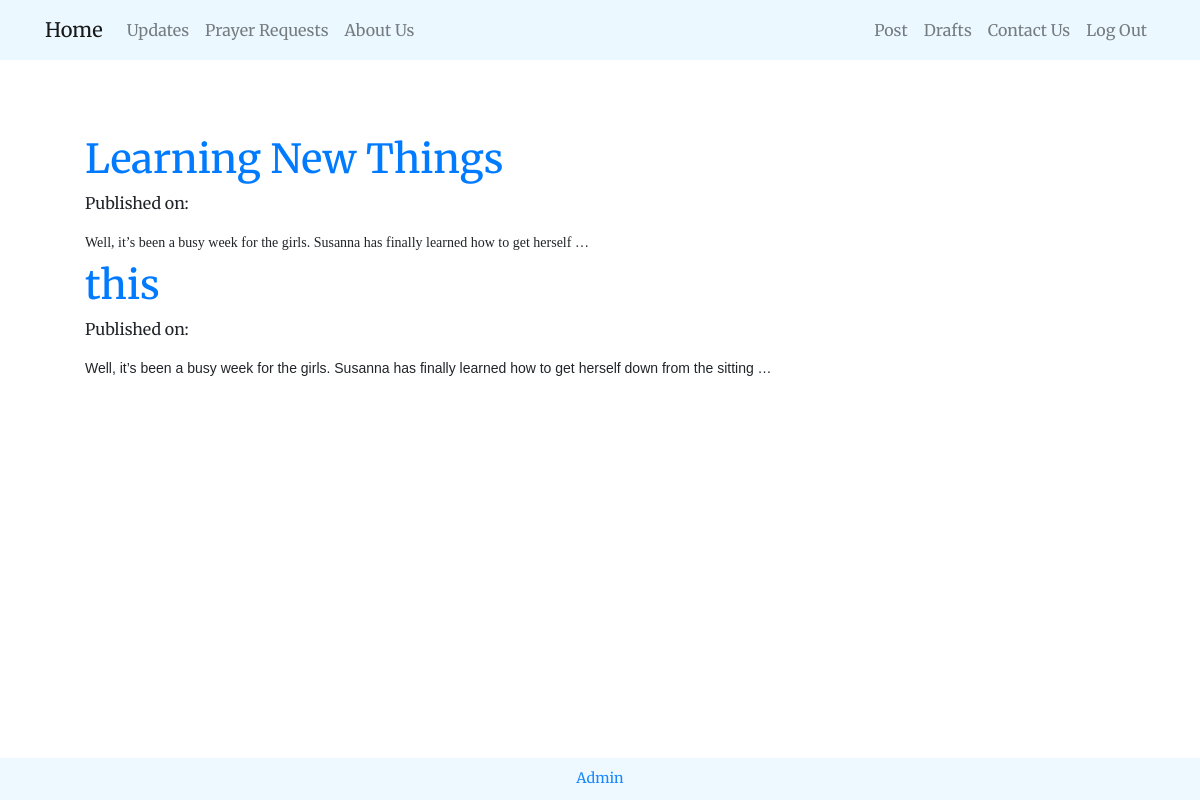
Page /update/drafts/ (signed in) on the committed database.
### updates/models.py (models this page shows, shortened)
class Post(models.Model):
    author = models.CharField(max_length=100)
    title = models.CharField(max_length=200)
    text = models.TextField()
    created_date = models.DateTimeField(default=timezone.now)
    published_date = models.DateTimeField(blank=True,null=True)
    slug = models.SlugField(null=True)

### updates/views.py (the view)
# urls.py: path('drafts/', views.DraftListView.as_view(), name='post_draft_list'),
@method_decorator(decorators, name='dispatch')
class DraftListView(ListView):
    redirect_field_name = 'updates/post_draft_list.html'
    model = Post
    def get_queryset(self):
        return Post.objects.filter(published_date__isnull=True).order_by('created_date')

### updates/templates/updates/post_list.html
{% extends 'base.html'%}
{% block content %}
<div class="container postlist">
    {% for post in post_list %}
        <div class="post">
          <h1><a href="{% url 'updates:post_detail' pk=post.pk%}">{{ post.title }}</a></h1>
          <div class="date">
              <p>Published on: {{ post.published_date|date:'m/d/yy'}}</p>
              <p>{{post.text|safe|truncatewords:30}}</p>
          </div>
        </div>
    {% endfor %}
</div>
{% endblock %}

### updates/static/css/master.css (style rules this page uses)
body { font-family: 'Merriweather', serif; }
.imagebackground { background-image: url('media/mountian.jpg'); background-position: top; background-size: cover; background-repeat: repeat-x; }
.postlist { margin-top: 35px; }

### rows in the picture
Post: title "Learning New Things", text "Well, it’s been a busy week for the girls. Susanna has finally learned how to get herself …"
Post: title "this", text "Well, it’s been a busy week for the girls. Susanna has finally learned how to get herself down from the sitting …"
